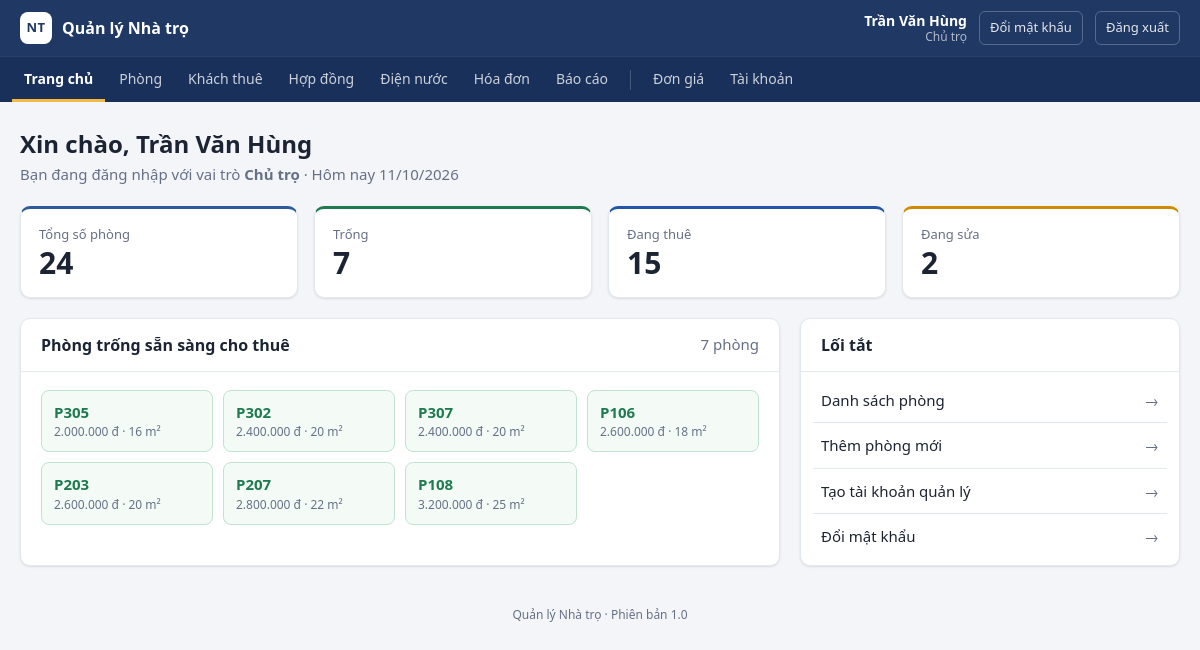
Page /index.php (signed in) on the committed database.
### tables this page shows
CREATE TABLE phong (
    id               INT AUTO_INCREMENT PRIMARY KEY,
    ma_phong         VARCHAR(20)  NOT NULL UNIQUE COMMENT 'PH001: mã phòng không được trùng',
    tang             INT          NOT NULL,
    dien_tich        DECIMAL(5,1) NOT NULL COMMENT 'Đơn vị m2',
    gia_thue         INT          NOT NULL COMMENT 'Giá niêm yết VNĐ/tháng; hóa đơn lấy giá chốt trong hợp đồng',
    so_nguoi_toi_da  INT          NOT NULL DEFAULT 2,
    tien_nghi        VARCHAR(255) NULL,
    trang_thai       ENUM('trong', 'dang_thue', 'dang_sua') NOT NULL DEFAULT 'trong',
    ngay_tao         DATETIME NOT NULL DEFAULT CURRENT_TIMESTAMP
);

### includes/functions.php (called while the page is built, shortened)
<?php
function db()
{
    static $pdo = null;
    if ($pdo === null) {
        $dsn = 'mysql:host=' . DB_HOST . ';port=' . DB_PORT . ';dbname=' . DB_NAME . ';charset=utf8mb4';
        $pdo = new PDO($dsn, DB_USER, DB_PASS, [
            PDO::ATTR_ERRMODE            => PDO::ERRMODE_EXCEPTION,
            PDO::ATTR_DEFAULT_FETCH_MODE => PDO::FETCH_ASSOC,
        ]);
    }
    return $pdo;
}
function e($gia_tri)
{
    return htmlspecialchars((string)$gia_tri, ENT_QUOTES, 'UTF-8');
}
function current_user()
{
    return isset($_SESSION['user']) ? $_SESSION['user'] : null;
}
function is_chu_tro()
{
    $nguoi_dung = current_user();
    return $nguoi_dung !== null && $nguoi_dung['vai_tro'] === 'chu_tro';
}
    ?>
    <?php
function tien($so)
{
    return number_format((float)$so, 0, ',', '.') . ' đ';
}
function dien_tich($so)
{
    return rtrim(rtrim(number_format((float)$so, 1, ',', '.'), '0'), ',') . ' m²';
}

### index.php (the view, shortened to what this page needs)
<?php
$so_phong = db()->query('SELECT trang_thai, COUNT(*) FROM phong GROUP BY trang_thai')
                ->fetchAll(PDO::FETCH_KEY_PAIR);
$tong_phong = array_sum($so_phong);
$phong_trong = db()->query("SELECT id, ma_phong, gia_thue, dien_tich FROM phong
                            WHERE trang_thai = 'trong' ORDER BY gia_thue, ma_phong")->fetchAll();
require __DIR__ . '/includes/header.php';
?>
<div class="page-head">
    <div>
        <h1>Xin chào, <?= e(current_user()['ho_ten']) ?></h1>
        <p class="muted">
            Bạn đang đăng nhập với vai trò <strong><?= e(VAI_TRO[current_user()['vai_tro']]) ?></strong>
            &middot; Hôm nay <?= date('d/m/Y') ?>
        </p>
    </div>
</div>
<div class="stats">
    <a class="stat-card" href="phong.php">
        <span class="stat-label">Tổng số phòng</span>
        <span class="stat-value"><?= (int)$tong_phong ?></span>
    </a>
    <?php foreach (TRANG_THAI_PHONG as $ma => $ten): ?>
        <a class="stat-card stat-<?= e($ma) ?>" href="phong.php?trang_thai=<?= e($ma) ?>">
            <span class="stat-label"><?= e($ten) ?></span>
            <span class="stat-value"><?= (int)(isset($so_phong[$ma]) ? $so_phong[$ma] : 0) ?></span>
        </a>
    <?php endforeach; ?>
</div>
<div class="grid-2">
    <div class="card">
        <div class="card-head">
            <h2>Phòng trống sẵn sàng cho thuê</h2>
            <span class="muted"><?= count($phong_trong) ?> phòng</span>
        </div>
        <div class="card-body">
            <?php if ($phong_trong): ?>
                <div class="room-chips">
                    <?php foreach ($phong_trong as $p): ?>
                        <a class="room-chip" href="phong_chi_tiet.php?id=<?= (int)$p['id'] ?>">
                            <strong><?= e($p['ma_phong']) ?></strong>
                            <span><?= e(tien($p['gia_thue'])) ?> &middot; <?= e(dien_tich($p['dien_tich'])) ?></span>
                        </a>
                    <?php endforeach; ?>
                </div>
            <?php else: ?>
                <p class="muted">Hiện không còn phòng trống.</p>
            <?php endif; ?>
        </div>
    </div>
    <div class="card">
        <div class="card-head"><h2>Lối tắt</h2></div>
        <div class="card-body shortcuts">
            <a class="shortcut" href="phong.php">Danh sách phòng <span class="arrow">&rarr;</span></a>
            <?php if (is_chu_tro()): ?>
                <a class="shortcut" href="phong_form.php">Thêm phòng mới <span class="arrow">&rarr;</span></a>
                <a class="shortcut" href="tai_khoan_them.php">Tạo tài khoản quản lý <span class="arrow">&rarr;</span></a>
            <?php endif; ?>
            <a class="shortcut" href="doi_mat_khau.php">Đổi mật khẩu <span class="arrow">&rarr;</span></a>
        </div>
    </div>
</div>
<?php require __DIR__ . '/includes/footer.php'; ?>

### assets/style.css (style rules this page uses)
:root { --navy: #1F3864; --primary: #2E5C9A; --primary-dark: #244A7C; --primary-soft: #E8EEF8; --bg: #F3F5F9; --card: #FFFFFF; --text: #1C2433; --muted: #667085; --border: #E3E7EE; --input: #CDD3DD; --green: #1E7B4F; --green-soft: #E3F4EA; --blue: #2356A8; --blue-soft: #E4ECFA; --amber: #9A5B00; --amber-soft: #FFF1D6; --red: #B42318; --red-soft: #FDE8E7; --grey-soft: #EEF0F3; --radius: 10px; --shadow: 0 1px 2px rgba(16, 24, 40, .05), 0 1px 3px rgba(16, 24, 40, .06); }
* { box-sizing: border-box; }
html, body { margin: 0; }
body { font-family: "Segoe UI", Roboto, "Helvetica Neue", Arial, sans-serif; font-size: 15px; line-height: 1.5; color: var(--text); background: var(--bg); }
a { color: var(--primary); text-decoration: none; }
h1 { font-size: 24px; margin: 0 0 4px; line-height: 1.3; display: flex; align-items: center; gap: 10px; flex-wrap: wrap; }
h2 { font-size: 16px; margin: 0; }
p { margin: 0 0 12px; }
.muted { color: var(--muted); }
.page-head { display: flex; justify-content: space-between; align-items: flex-end; gap: 16px; margin-bottom: 20px; flex-wrap: wrap; }
.page-head p { margin: 0; }
.card { background: var(--card); border: 1px solid var(--border); border-radius: var(--radius); box-shadow: var(--shadow); }
.card-head { display: flex; justify-content: space-between; align-items: center; gap: 12px; padding: 14px 20px; border-bottom: 1px solid var(--border); }
.card-body { padding: 18px 20px; }
.grid-2 { display: grid; grid-template-columns: 2fr 1fr; gap: 20px; }
.grid-2 > * { min-width: 0; }
.stats { display: grid; grid-template-columns: repeat(4, 1fr); gap: 16px; margin-bottom: 20px; }
.stat-card { background: var(--card); border: 1px solid var(--border); border-top: 3px solid var(--primary); border-radius: var(--radius); box-shadow: var(--shadow); padding: 16px 18px; display: flex; flex-direction: column; gap: 2px; color: var(--text); }
.stat-trong { border-top-color: var(--green); }
.stat-dang_thue { border-top-color: var(--blue); }
.stat-dang_sua { border-top-color: #D08A00; }
.stat-label { color: var(--muted); font-size: 13px; }
.stat-value { font-size: 30px; font-weight: 700; line-height: 1.15; }
.room-chips { display: grid; grid-template-columns: repeat(auto-fill, minmax(150px, 1fr)); gap: 10px; }
.room-chip { display: flex; flex-direction: column; padding: 10px 12px; border: 1px solid #BFE3CF; background: #F4FBF7; border-radius: 8px; color: var(--text); }
.room-chip strong { color: var(--green); font-size: 15px; }
.room-chip span { font-size: 12px; color: var(--muted); }
.shortcuts { display: flex; flex-direction: column; padding: 6px 12px; }
.shortcut { display: flex; justify-content: space-between; padding: 11px 8px; border-bottom: 1px solid var(--border); color: var(--text); font-weight: 500; }
.shortcut:last-child { border-bottom: 0; }
.arrow { color: var(--muted); }

### rows in the picture
phong: ma_phong "P305", gia_thue "2.000.000 đ", dien_tich "16 m²"
phong: ma_phong "P302", gia_thue "2.400.000 đ", dien_tich "20 m²"
phong: ma_phong "P307", gia_thue "2.400.000 đ", dien_tich "20 m²"
phong: ma_phong "P106", gia_thue "2.600.000 đ", dien_tich "18 m²"
phong: ma_phong "P203", gia_thue "2.600.000 đ", dien_tich "20 m²"
phong: ma_phong "P207", gia_thue "2.800.000 đ", dien_tich "22 m²"
phong: ma_phong "P108", gia_thue "3.200.000 đ", dien_tich "25 m²"

### other values in the picture
APP_NAME "Quản lý Nhà trọ"
$nguoi_dung['ho_ten'] "Trần Văn Hùng"
VAI_TRO[$nguoi_dung['vai_tro']] "Chủ trọ"
current_user()['ho_ten'] "Trần Văn Hùng"
VAI_TRO[current_user()['vai_tro']] "Chủ trọ"
$tong_phong "24"
$ten "Trống"
isset($so_phong[$ma]) ? $so_phong[$ma] : 0 "7"
$ten "Đang thuê"
isset($so_phong[$ma]) ? $so_phong[$ma] : 0 "15"
$ten "Đang sửa"
isset($so_phong[$ma]) ? $so_phong[$ma] : 0 "2"
count($phong_trong) "7"
APP_VERSION "1.0"
